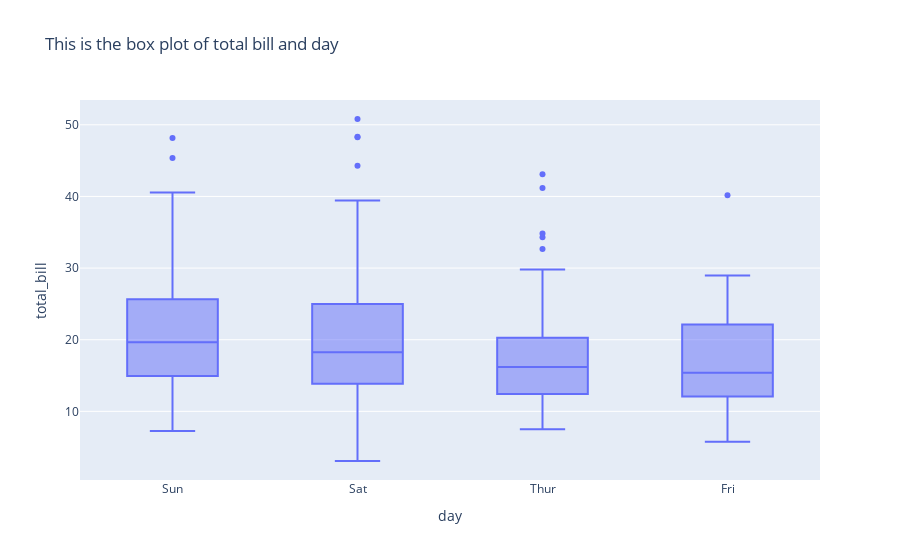

Write notebook code for a chart like this one.
### Code cell
import plotly.express as px

#Load the tips dataset from Plotly
tips_data=px.data.tips()

#create a box plot using Plotly Express
box_plot=px.box(tips_data,x="day",y="total_bill",title="This is the box plot of total bill and day")
                
#show the plot
box_plot.show()

### Figure 1 — Plotly figure (JSON) as saved in the notebook; plotly's stock layout.template omitted (floating-point values rounded to 4 significant figures; data arrays with more than 128 entries replaced by an {"elided": "..."} marker saying what was removed)
{"data": [{"alignmentgroup": "True", "hovertemplate": "day=%{x}<br>total_bill=%{y}<extra></extra>", "legendgroup": "", "marker": {"color": "#636efa"}, "name": "", "notched": false, "offsetgroup": "", "orientation": "v", "showlegend": false, "type": "box", "x": {"elided": "244 str values"}, "x0": " ", "xaxis": "x", "y": {"elided": "244 float values"}, "y0": " ", "yaxis": "y"}], "layout": {"autosize": true, "boxmode": "group", "legend": {"tracegroupgap": 0}, "title": {"text": "This is the box plot of total bill and day"}, "xaxis": {"anchor": "y", "autorange": true, "domain": [0, 1], "range": [-0.5, 3.5], "title": {"text": "day"}, "type": "category"}, "yaxis": {"anchor": "x", "autorange": true, "domain": [0, 1], "range": [0.4178, 53.46], "title": {"text": "total_bill"}, "type": "linear"}}}
